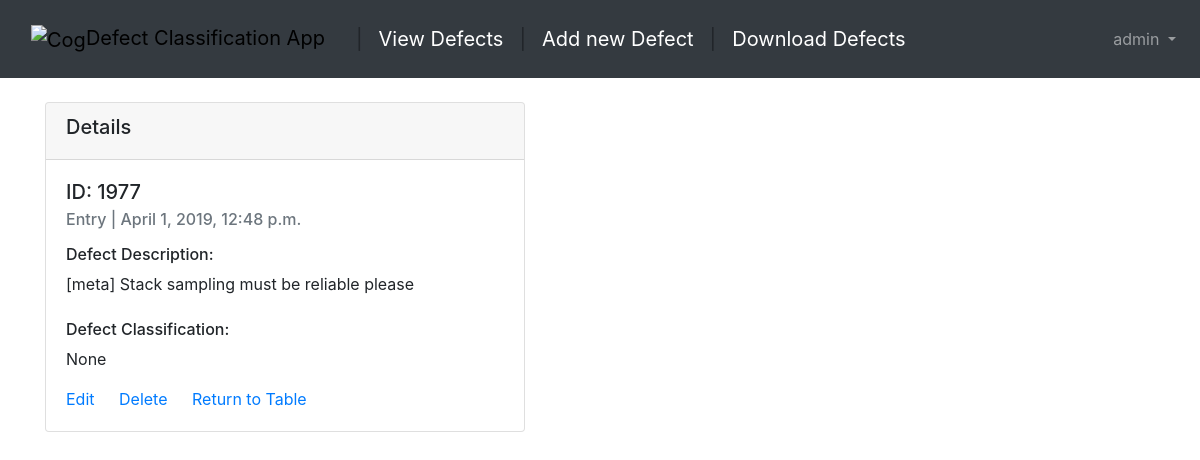
The app's page /articles/1977/ (signed in) with its own data.
### users/models.py (models this page shows)
class CustomUser(AbstractUser):
    age = models.PositiveIntegerField(default=0)

### articles/models.py (models this page shows, shortened)
class Article(models.Model):
    body = models.TextField()
    source = models.CharField(default='Entry', max_length=20)
    date = models.DateTimeField(auto_now_add=True)
    classification = models.CharField(default = 'Not Classified', max_length = 20)
    classes = (
        ('compliance', 'COMPLIANCE'),
        ('functional', 'FUNCTIONAL'),
        ('performance', 'PERFORMANCE'),
        ('reliability and scalability issues', 'RELIABILITY AND SCALABILITY ISSUES'),
        ('security', 'SECURITY'),
        ('usability', 'USABILITY'),
        )
    reclassification = models.CharField(default = 'Not Reclassified Yet', max_length = 50, choices = classes)
    def body_str(self):
        new_text = classify_defect(self.body)
        return new_text

### articles/views.py (the view)
# urls.py: path('<int:pk>/', views.ArticleDetailView.as_view(), name='article_detail'), # new
class ArticleDetailView(DetailView):
    model = models.Article
    template_name = 'article_details_2.html'

### articles/classifier.py (called while the page is built)
def classify_defect(phrase):
    model_cache_key = 'mlp_model'
    path = os.path.join(BASE_DIR, 'articles//dce_model.pkl')
    model = cache.get(model_cache_key)
    if model is None:
        model_path = os.path.join(path)
        model = joblib.load(model_path)
        cache.set(model_cache_key, model, None)
    prediction = model.predict([phrase])
    if prediction == [0]:
        return 'Compliance'
    elif prediction == [1]:
	    return 'Functional'
    elif prediction == [2]:
        return 'Performance'
    elif prediction == [3]:
	    return 'Reliability and Scalability Issues'
    elif prediction == [4]:
	    return 'Security'
    elif prediction == [5]:
	    return 'Usability'

### templates/article_details_2.html (shortened to what this page needs)
{% extends 'base.html' %}
{% block content %}
{% if user.is_authenticated %}
<div class="card" style="width: 30rem; ">
    <div class="card-header">
    <h5>Details</h5>
  </div>
  <div class="card-body">
    <h5 class="card-title">ID: {{object.id}}</h5>
    <h6 class="card-subtitle mb-2 text-muted">{{object.source}} | {{object.date}}</h6>
    <p class="card-text"><h6>Defect Description:</h6> {{object.body}}<br><br>
      <h6>Defect Classification:</h6> {{object.body_str}}
      </p>
    <a href="{% url 'article_edit' article.pk %}" class="card-link">Edit</a>
    <a href="{% url 'article_delete' article.pk %}" class="card-link">Delete</a>
    <a href="{% url 'table' %}" class="card-link">Return to Table</a>
  </div>
</div>
{% endif %}
{% endblock content %}

### templates/base.html (shortened to what this page needs)
{% load static %}
<!doctype html>
<html lang="en">
  <head>
    <link rel="stylesheet" href="https://stackpath.bootstrapcdn.com/bootstrap/4.1.3/css/bootstrap.min.css">
    <link rel="stylesheet" >
  </head>
  <body>
    <nav class="navbar navbar-expand-md navbar-dark bg-dark mb-4">
      <a class="navbar-brand boxed" style="color:black" href="{% url 'home' %}">
        <img src='https://cdn0.iconfinder.com/data/icons/small-n-flat/24/678122-cogs-512.png'
        alt="Cog" height='26px', width="26px")>Defect Classification App</a>
      {% if user.is_authenticated %}
      <a class="navbar-brand">|</a>
      <a class="navbar-brand" href="/articles/table">View Defects</a>
      <a class="navbar-brand">|</a>
      <a class="navbar-brand" href="/articles\new">Add new Defect</a>
      <a class="navbar-brand">|</a>
      <a class="navbar-brand" href="/articles\download">Download Defects</a>
      {% endif %}
      <div class="collapse navbar-collapse" id="navbarCollapse">
        {% if user.is_authenticated %}
          <ul class="navbar-nav ml-auto">
            <li class="nav-item">
              <a class="nav-link dropdown-toggle" href="#" id="userMenu"\
              data-toggle="dropdown" aria-haspopup="true" aria-expanded\
              ="false">
                {{ user.username }}
              </a>
            </li>
          </ul>
        {% endif %}
      </div>
    </nav>
    <div class="container">
      {% block content %}
      {% endblock content %}
    </div>
  </body>
</html>

### templates/base.html (style rules this page uses)
body { background: url('https://images.pexels.com/photos/1092364/pexels-photo-1092364.jpeg?auto=compress&cs=tinysrgb&dpr=2&h=650&w=940'); background-repeat: no-repeat; background-size: auto; background-attachment: fixed; }
.boxed { border-radius: 10px; background: url('https://images.pexels.com/photos/1092364/pexels-photo-1092364.jpeg?auto=compress&cs=tinysrgb&dpr=2&h=650&w=940'); background-position: left top; background-repeat: repeat; padding: 15px; }

### records on screen
CustomUser: username "admin"
Article: id "1977", source "Entry", date "April 1, 2019, 12:48 p.m.", body "[meta] Stack sampling must be reliable please", body_str "None"
